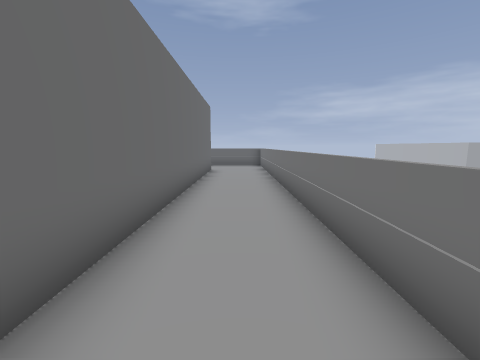
[1] (above)

23 first-person views from a walk through a Godot game level. The camera is 1.2 m above the floor, tilts 8° down and sees 90° across. The floor is counted in squares, 1 m on a side. Each view is taken from the middle of a square. On the plan, view 1 faces up. The plan holds only what a view shows up to about 12 squares ahead; the rest is blank. The place goes on beyond the plan. Some surface patterns are stand-ins.

[2]
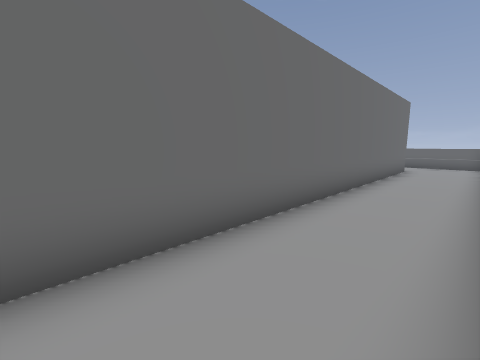

[3]
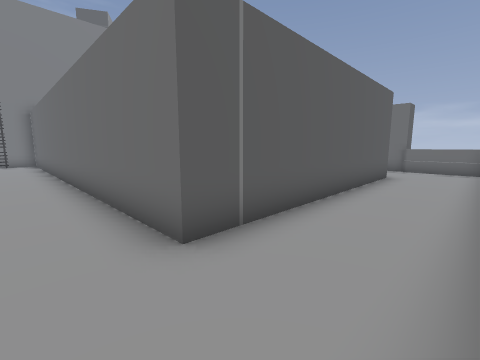

[4]
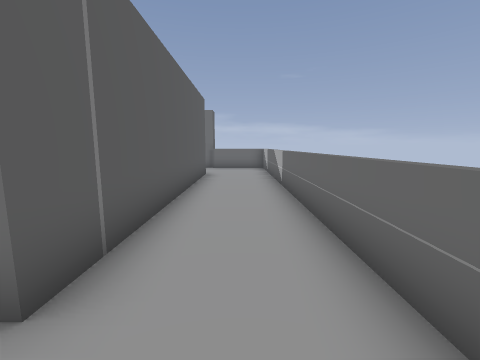

[5]
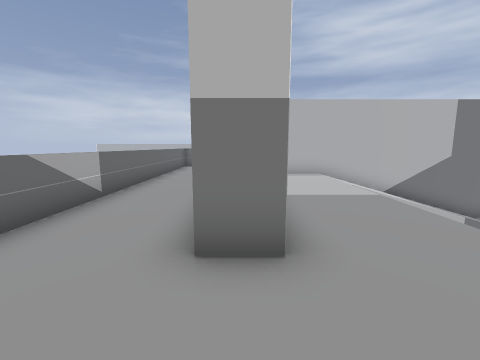

[6]
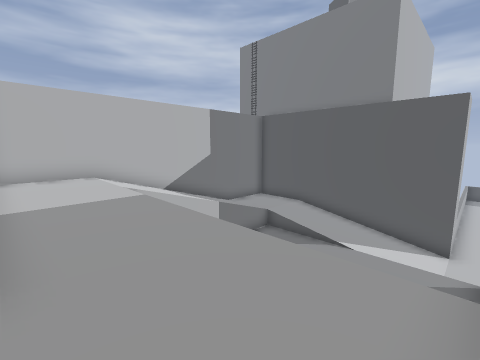

[7]
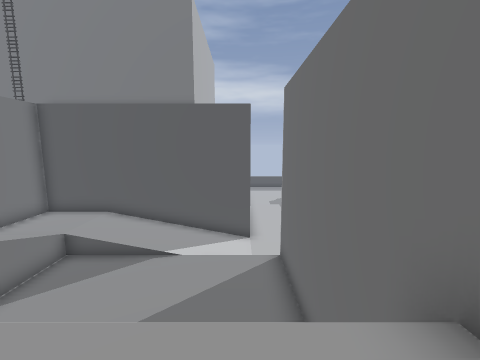

[8]
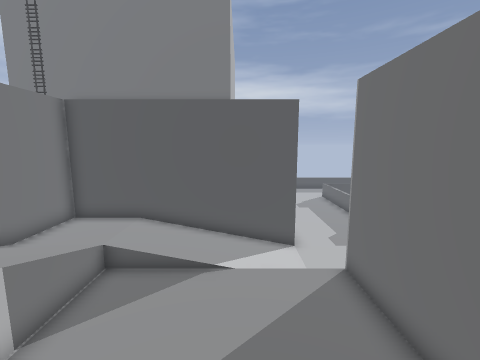

[9]
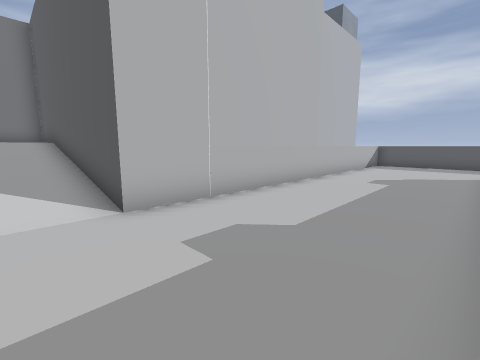

[10]
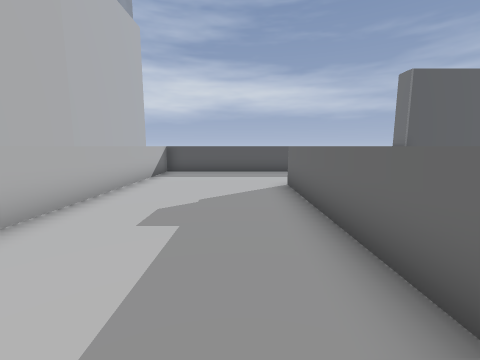

[11]
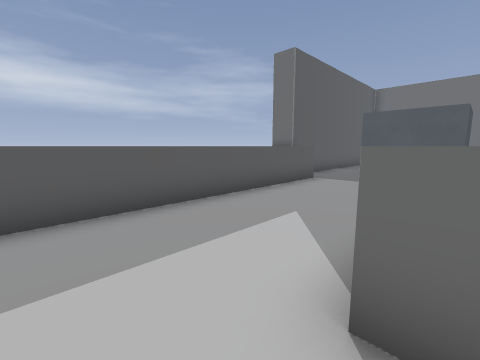

[12]
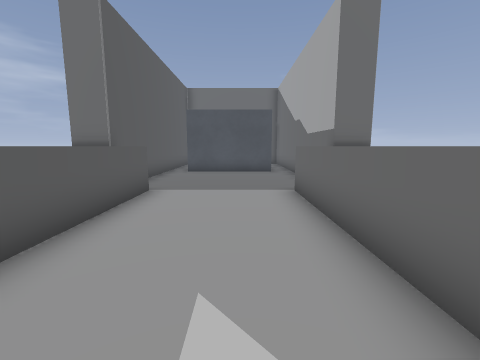

[13]
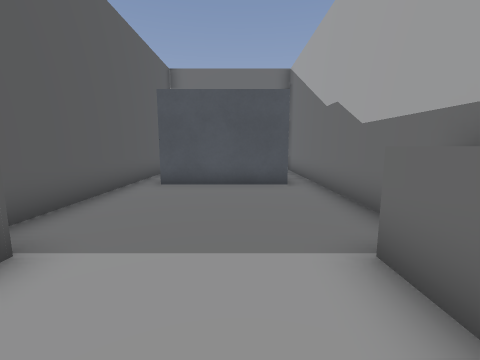

[14]
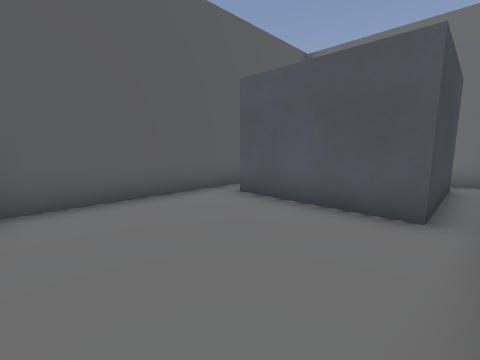

[15]
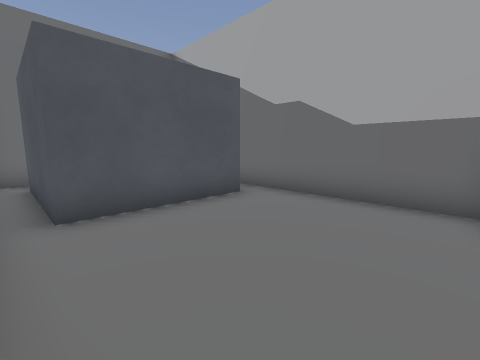

[16]
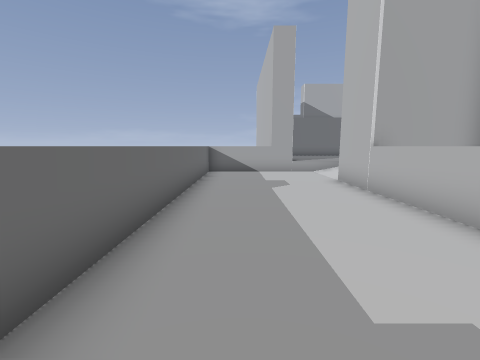

[17]
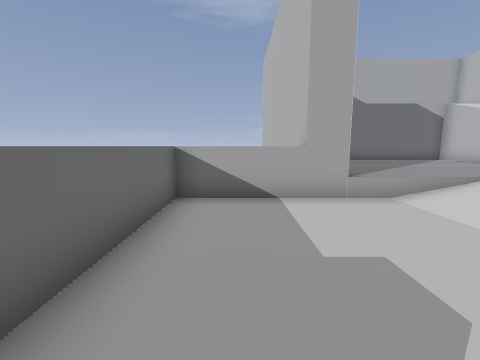

[18]
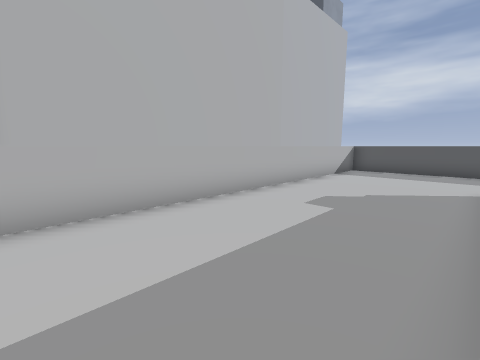

[19]
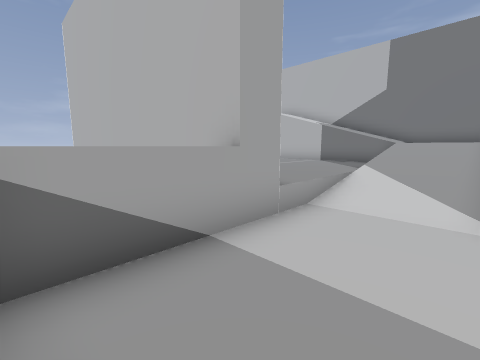

[20]
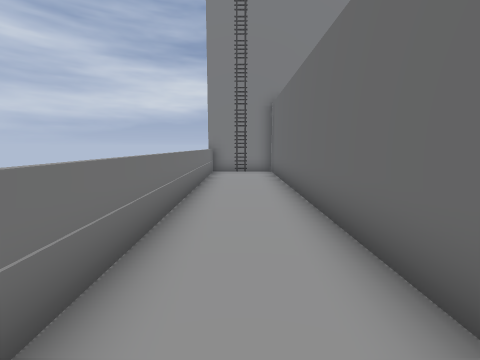

[21]
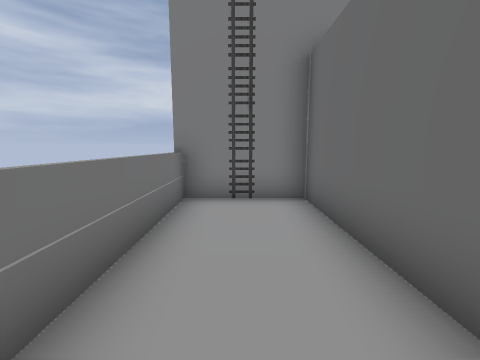

[22]
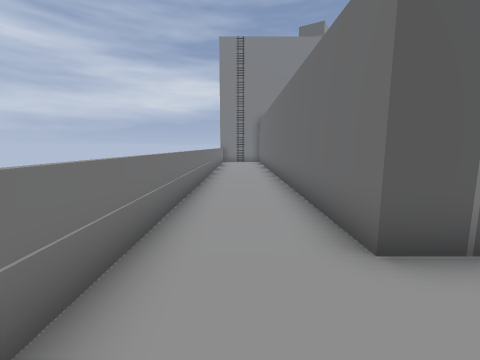

[23]
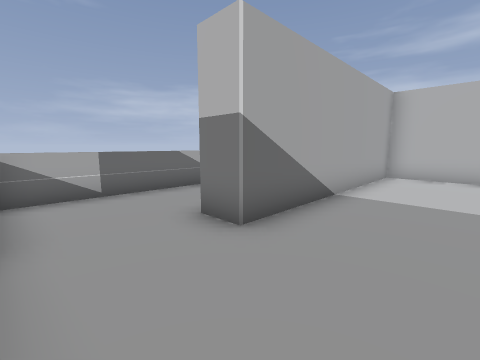

### Floor plan
Key: @ floor where view 1 was taken; # wall or solid block; . main floor; : floor 0.5 m higher than the main floor; + floor 1.25 m higher than the main floor; * floor 3.25 m higher than the main floor; / step, stairs or slope; = window, fence, low wall or low ledge; O other object.
Columns run from 35 left of view 1 to 2 right of it. Each row starts with its distance up from view 1.
 16                      ################
 15                      #***************
 14                      #***************#
 13                      =***************#
 12                      #***#########***#
 11                      #***********#***#
 10                      #***********#***#
  9                      #***********#***#
  8                      #        ///#***#
  7                      #  ::::::///#***#
  6                      #  ::::::///#***#
  5                      #::::::::///#***#
  4                      #::::::::///#***#
  3                      #::::::::///#***#
  2                  #####::::::::///#***#
  1                  #....../////++++#***#
  0                  #....../////++++#*@*#
 -1                  #....../////++++#***#
 -2                  #.....###########***#
 -3                  #.....##        #*O*#
 -4                  #.....#         #####
 -5                  #.....#
 -6                  #.....#
 -7                  #.....#
 -8                  #.....#
 -9                  #.....#
-10                  #.....#
-11 ############     #.....#
-12 #..........#######.....#
-13 # ####.................#
-14      #.................#
-15      #.................#
-16 # ####.................#
-17 #..........#############
-18   ##########

Positions as (right, up) in squares from view 1, and headings:
1: (0, 0), facing up
2: (1, -1), facing up-left
3: (0, 15), facing down-left
4: (0, 14), facing left
5: (-13, 12), facing right
6: (-13, 11), facing down-right
7: (-12, 10), facing down
8: (-10, 9), facing down
9: (-17, 0), facing down-right
10: (-16, -5), facing down
11: (-16, -12), facing down-left
12: (-18, -14), facing left
13: (-22, -14), facing left
14: (-25, -12), facing down-left
15: (-25, -17), facing up-left
16: (-16, -10), facing up
17: (-16, -4), facing up
18: (-17, -4), facing down-right
19: (-17, -1), facing up-right
20: (0, 8), facing down
21: (0, 2), facing down
22: (0, 15), facing down
23: (-13, 9), facing up-right
